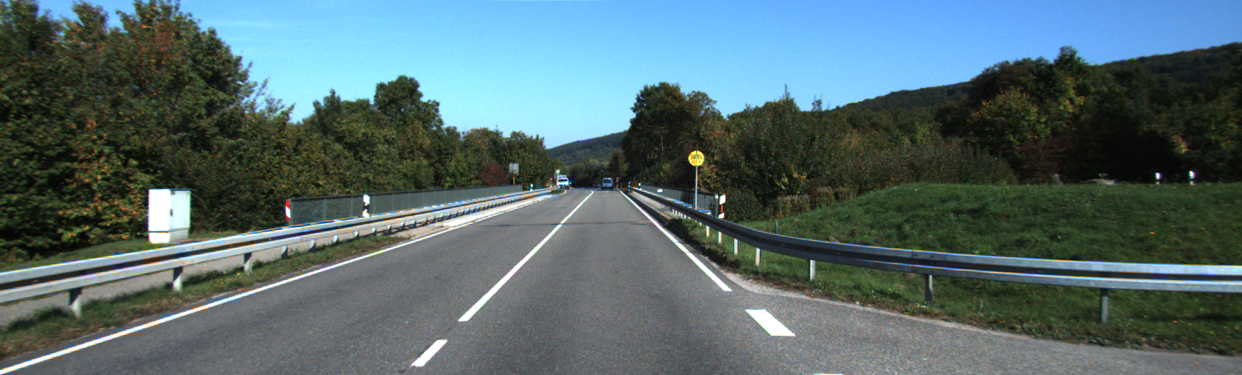
//> input picture lab5/street_scene.png, 1242 x 375 px
$ ./task2   (built with g++ and OpenCV 4)
//> lines starting //> are read from the running program, lines starting //| are printed output that depends on the picture
//> further down, img is the input picture: 375 rows x 1242 cols, CV_8UC3; mean B, G, R 109, 106.5, 85.4
### lab5/helper_funcs.hpp
#pragma once
#include <opencv2/highgui.hpp>

void processImageAsphalt(const cv::Mat& img, cv::Mat& dst, double sigma, int mean_thresh, int pixel_thresh);

void processImageStreet(const cv::Mat& img, cv::Mat& dst);

void processImageRobot(const cv::Mat& img, cv::Mat& dst);

### lab5/helper_funcs.cpp
#include <opencv2/highgui.hpp>
#include <opencv2/imgproc.hpp>
#include <iostream>

using namespace cv;

// [26 lines left out: function processImageAsphalt, not called in this run]

void processImageStreet(const Mat& img, Mat& dst) {
  Mat newImg = img.clone();
  GaussianBlur(newImg, newImg, Size(7, 7), 2.0);
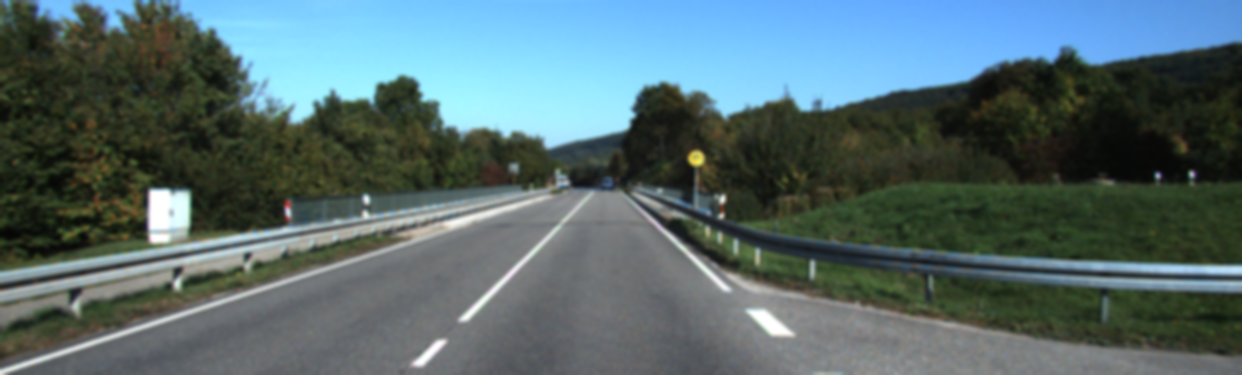
//> newImg: 375 rows x 1242 cols, CV_8UC3; mean B, G, R 109, 106.5, 85.4

  Mat sky_mask(img.rows, img.cols, CV_8UC3);
  Mat road_mask(img.rows, img.cols, CV_8UC3);

  int radius = 3;
  for (int i = 0; i < img.rows; i++) {
    for (int j = 0; j < img.cols; j++) {
      if (i - radius < 0 || j - radius < 0 || i + radius >= img.rows || j + radius >= img.cols) {
        sky_mask.at<Vec3b> (i,j) = Vec3b(0, 0, 0);
        continue;
      }
      Rect rect(j - radius, i - radius, (2*radius) + 1, (2*radius) + 1);
      Scalar mean = cv::mean(newImg(rect));

      // Road detection
      double max_ratio = std::max(mean[0] / mean[1], mean[0] / mean[2]);
      max_ratio = std::max(max_ratio, mean[1] / mean[0]);
      max_ratio = std::max(max_ratio, mean[1] / mean[2]);
      max_ratio = std::max(max_ratio, mean[2] / mean[0]);
      max_ratio = std::max(max_ratio, mean[2] / mean[1]);
      double magnitude = sqrt(pow(mean[0], 2) + pow(mean[1], 2) + pow(mean[2], 2));
      if (max_ratio < 1.15 && magnitude > 150) {
        road_mask.at<Vec3b> (i, j) = Vec3b(0, 0, 255);
      }

      // Sky detection
      double ratio = std::max(mean[0] / mean[1], mean[0] / mean[2]);
      // Not only you must hvae a high blue value, but also a high blue value compared to the other two
      if (mean[0] > 200 && ratio > 1.3) {
        sky_mask.at<Vec3b> (i, j) = Vec3b(255, 0, 0);
      }
    }
  }
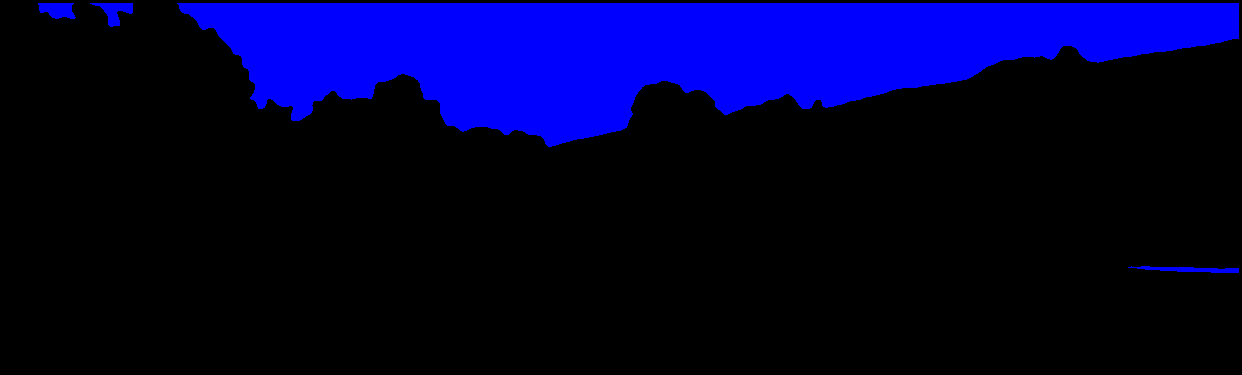
//> sky_mask: 375 rows x 1242 cols, CV_8UC3; mean B, G, R 50.2, 0, 0
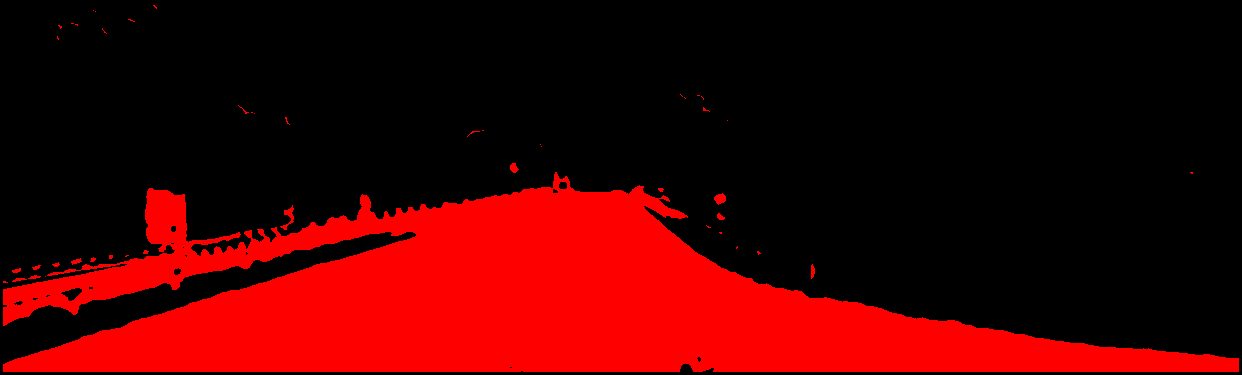
//> road_mask: 375 rows x 1242 cols, CV_8UC3; mean B, G, R 0, 0, 66.1

  // Applying erosion on the mask just for the red pixels (road)
  int erosion_size = 3;
  Mat element = getStructuringElement(MORPH_ELLIPSE, Size(2 * erosion_size + 1, 2 * erosion_size + 1), Point(erosion_size, erosion_size));
  erode(road_mask, road_mask, element);
  erode(road_mask, road_mask, element);
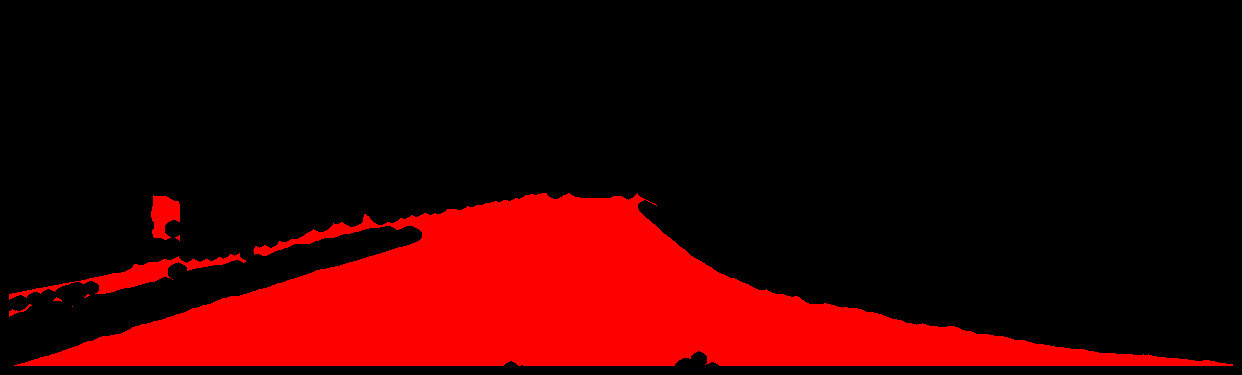
//> road_mask: 375 rows x 1242 cols, CV_8UC3; mean B, G, R 0, 0, 52

  // Copying the road mask to the sky mask
  for (int i = 0; i < sky_mask.rows; i++) {
    for (int j = 0; j < sky_mask.cols; j++) {
      if (road_mask.at<Vec3b> (i, j) == Vec3b(0, 0, 255)) {
        sky_mask.at<Vec3b> (i, j) = Vec3b(0, 0, 255);
      }
    }
  }
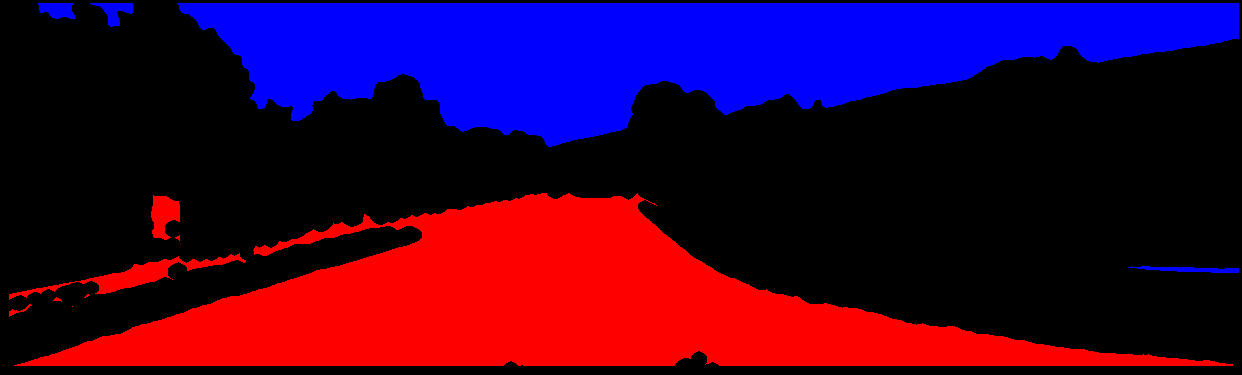
//> sky_mask: 375 rows x 1242 cols, CV_8UC3; mean B, G, R 50.2, 0, 52

  sky_mask.copyTo(dst);
}

// [49 lines left out: function processImageRobot, not called in this run]

### lab5/task2.cpp
#include <opencv2/highgui.hpp>
#include <opencv2/imgproc.hpp>
#include "helper_funcs.hpp"

using namespace cv;

struct EventStruct {
  double sigma;
  int pixel_thresh;
  int mean_thresh;
  Mat img;
};

int main(int argc, char** argv) {
  namedWindow("Segmentation");

  Mat img = imread("../street_scene.png");

  imshow("Segmentation", img);
  waitKey(0);
  processImageStreet(img, img);
  imshow("Segmentation", img);
  waitKey(0);

  return 0;
}

$ run again, with lab5/Asphalt-1.png copied over lab5/street_scene.png
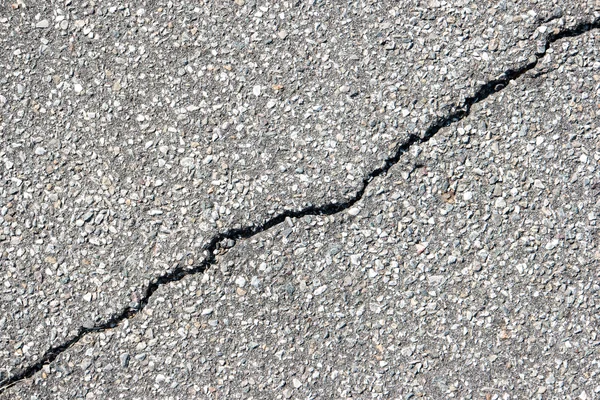
//> input picture lab5/Asphalt-1.png, 600 x 400 px
//> img is the input picture: 400 rows x 600 cols, CV_8UC3; mean B, G, R 158.6, 160.9, 162.4
//> in processImageStreet, `GaussianBlur(newImg, newImg, Size(7, 7), 2.0);`:
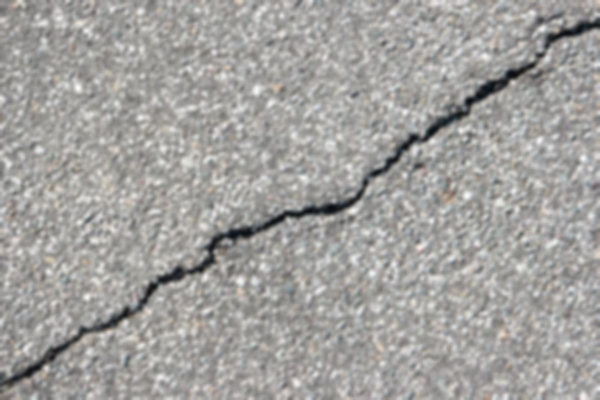
//> newImg: 400 rows x 600 cols, CV_8UC3; mean B, G, R 158.6, 160.9, 162.4
//> in processImageStreet, `erode(road_mask, road_mask, element);`:
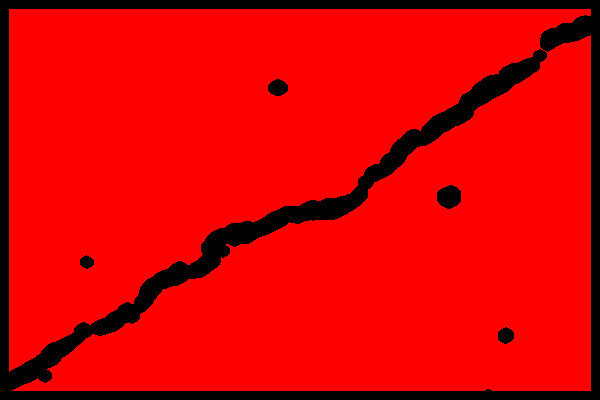
//> road_mask: 400 rows x 600 cols, CV_8UC3; mean B, G, R 0, 0, 221.1
